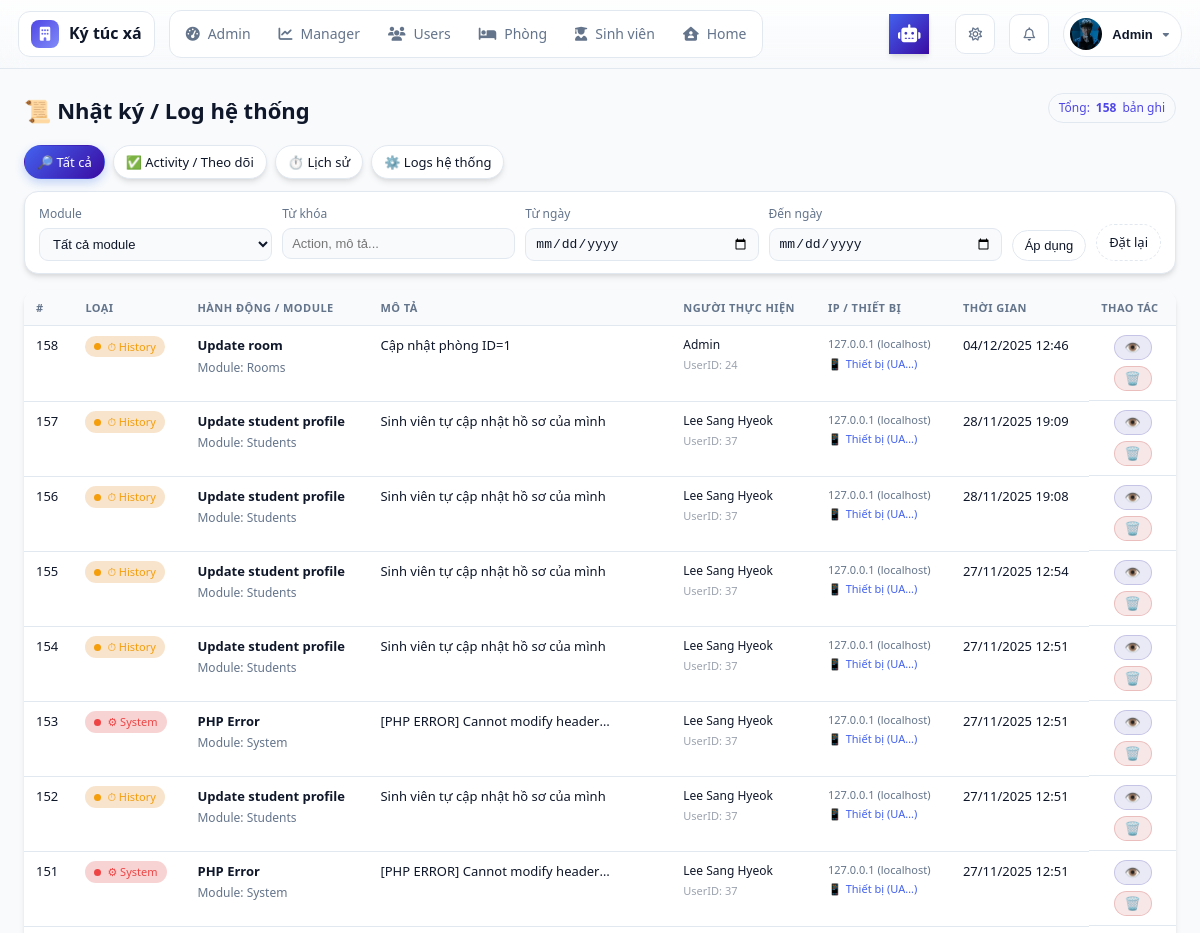
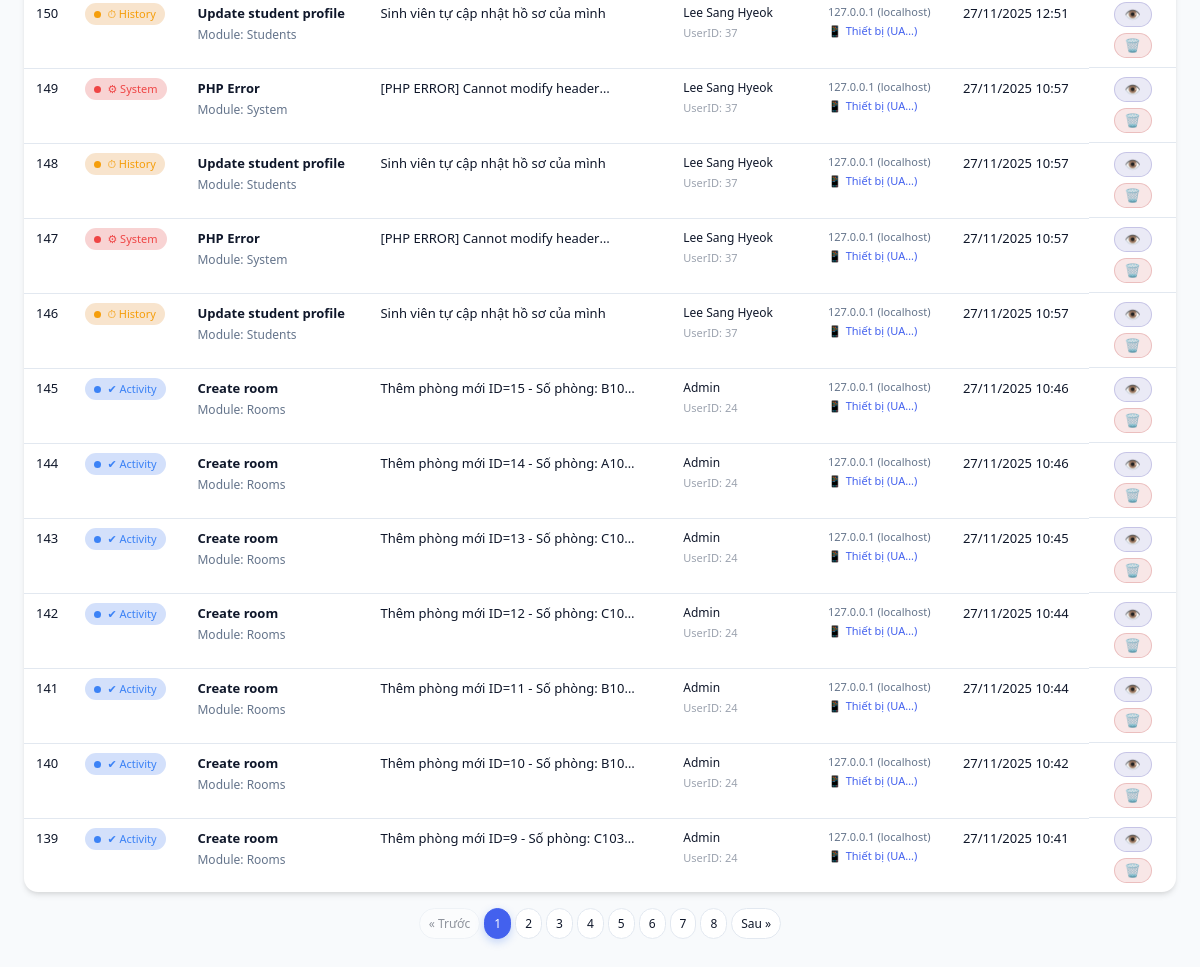
/modules/admin/log.php (signed in), run on the app's committed database (2 pictures, top to bottom).
### tables this page shows
CREATE TABLE IF NOT EXISTS `students` (
  `StudentID` int NOT NULL AUTO_INCREMENT,
  `UserID` int DEFAULT NULL,
  `StudentCode` varchar(20) NOT NULL,
  `FullName` varchar(100) NOT NULL,
  `Email` varchar(100) DEFAULT NULL,
  `Gender` enum('Nam','Nữ','Khác') NOT NULL,
  `BirthDate` date DEFAULT NULL,
  `CitizenID` varchar(20) DEFAULT NULL,
  `Hometown` varchar(100) DEFAULT NULL,
  `Address` varchar(255) DEFAULT NULL,
  `Phone` varchar(15) DEFAULT NULL,
  `ClassName` varchar(100) DEFAULT NULL,
  `CourseYear` varchar(9) DEFAULT NULL,
  `Avatar` varchar(255) DEFAULT NULL,
  `EmergencyContact` varchar(255) DEFAULT NULL,
  `CheckInDate` date DEFAULT NULL,
  `CheckOutDate` date DEFAULT NULL,
  `IsInDorm` tinyint(1) DEFAULT '1',
  `CreatedAt` datetime DEFAULT CURRENT_TIMESTAMP,
  `UpdatedAt` datetime DEFAULT CURRENT_TIMESTAMP ON UPDATE CURRENT_TIMESTAMP,
  `FacultyID` int DEFAULT NULL,
  PRIMARY KEY (`StudentID`),
  UNIQUE KEY `StudentCode` (`StudentCode`),
  UNIQUE KEY `UserID` (`UserID`),
  KEY `fk_faculty` (`FacultyID`),
  CONSTRAINT `fk_faculty` FOREIGN KEY (`FacultyID`) REFERENCES `faculties` (`FacultyID`) ON DELETE SET NULL ON UPDATE CASCADE,
  CONSTRAINT `students_ibfk_1` FOREIGN KEY (`UserID`) REFERENCES `users` (`UserID`)
);

CREATE TABLE IF NOT EXISTS `systemlogs` (
  `LogID` int NOT NULL AUTO_INCREMENT,
  `UserID` int DEFAULT NULL,
  `Action` varchar(100) NOT NULL,
  `Module` varchar(100) DEFAULT NULL,
  `Description` text,
  `LogType` enum('activity','history','system') DEFAULT 'activity',
  `IPAddress` varchar(45) DEFAULT NULL,
  `UserAgent` varchar(255) DEFAULT NULL,
  `CreatedAt` datetime NOT NULL DEFAULT CURRENT_TIMESTAMP,
  PRIMARY KEY (`LogID`),
  KEY `idx_user` (`UserID`),
  KEY `idx_type_created` (`LogType`,`CreatedAt`),
  CONSTRAINT `fk_systemlogs_user` FOREIGN KEY (`UserID`) REFERENCES `users` (`UserID`) ON DELETE SET NULL
);

CREATE TABLE IF NOT EXISTS `users` (
  `UserID` int NOT NULL AUTO_INCREMENT,
  `Username` varchar(50) NOT NULL,
  `PasswordHash` varchar(255) NOT NULL,
  `FullName` varchar(100) DEFAULT NULL,
  `Email` varchar(100) DEFAULT NULL,
  `Phone` varchar(15) DEFAULT NULL,
  `Role` enum('Admin','Manager','Student') NOT NULL DEFAULT 'Student',
  `CreatedAt` datetime DEFAULT CURRENT_TIMESTAMP,
  `IsActive` tinyint(1) NOT NULL DEFAULT '1',
  PRIMARY KEY (`UserID`),
  UNIQUE KEY `Username` (`Username`)
);

### modules/admin/log.php (the view, shortened to what this page needs)
<?php
require_once __DIR__ . '/../../db_connect.php';
require_once __DIR__ . '/../../includes/admin_header.php';
$conn->set_charset('utf8mb4');
$logType  = $_GET['log_type']  ?? '';
$q        = trim($_GET['q']    ?? '');
$dateFrom = $_GET['date_from'] ?? '';
$dateTo   = $_GET['date_to']   ?? '';
$page     = max(1, (int)($_GET['page'] ?? 1));
$perPage  = 20;
$offset   = ($page - 1) * $perPage;
$where  = [];
$params = [];
$types  = "";
$whereSql = $where ? ("WHERE " . implode(" AND ", $where)) : "";
$countSql = "SELECT COUNT(*) AS Total FROM SystemLogs l $whereSql";
$stmt = $conn->prepare($countSql);
$stmt->execute();
$total = (int)$stmt->get_result()->fetch_assoc()['Total'];
$totalPages = max(1, (int)ceil($total / $perPage));
$listSql = "
    SELECT
        l.LogID,
        l.UserID,
        l.Action,
        l.Module,
        l.Description,
        l.LogType,
        l.IPAddress,
        l.UserAgent,
        l.CreatedAt,
        u.Username,
        u.FullName
    FROM SystemLogs l
    LEFT JOIN Users u ON l.UserID = u.UserID
    $whereSql
    ORDER BY l.LogID DESC
    LIMIT ? OFFSET ?
";
$stmt = $conn->prepare($listSql);
$paramsWithLimit = $params;
$typesWithLimit  = $types . "ii";
$paramsWithLimit[] = $perPage;
$paramsWithLimit[] = $offset;
$stmt->bind_param($typesWithLimit, ...$paramsWithLimit);
$stmt->execute();
$result = $stmt->get_result();
?>
<!DOCTYPE html>
<html lang="vi">
<head>
    <link rel="stylesheet" href="/assets/css/admin/admin_dashboard.css">
    <link rel="stylesheet" href="/assets/css/admin/admin_users.css">
    <link rel="stylesheet" href="/assets/css/admin/log.css">
</head>
<body>
    <div class="log-page">
        <div class="log-header">
            <h1>📜 Nhật ký / Log hệ thống</h1>
            <div>
                <span class="log-summary-chip">
                    Tổng: <strong><?= $total ?></strong> bản ghi
                </span>
            </div>
        </div>
        <div class="log-tabs">
            <?php
            function logTabUrl(string $typeVal = ''): string
            {
                $params = $_GET;
                if ($typeVal === '') unset($params['log_type']);
                else $params['log_type'] = $typeVal;
                return '?' . http_build_query($params);
            }
            ?>
            <a href="<?= logTabUrl('') ?>" class="log-tab <?= $logType === '' ? 'active' : '' ?>">
                🔎 Tất cả
            </a>
            <a href="<?= logTabUrl('activity') ?>" class="log-tab <?= $logType === 'activity' ? 'active' : '' ?>">
                ✅ Activity / Theo dõi
            </a>
            <a href="<?= logTabUrl('history') ?>" class="log-tab <?= $logType === 'history' ? 'active' : '' ?>">
                ⏱️ Lịch sử
            </a>
            <a href="<?= logTabUrl('system') ?>" class="log-tab <?= $logType === 'system' ? 'active' : '' ?>">
                ⚙️ Logs hệ thống
            </a>
        </div>
        <form method="get" class="log-filters">
            <div class="field">
                <label>Module</label>
                <select name="module" onchange="this.form.submit()">
                    <option value="">Tất cả module</option>
                </select>
            </div>
            <div class="field">
                <label>Từ khóa</label>
                <input type="text" name="q" placeholder="Action, mô tả..."
                    value="<?= htmlspecialchars($q) ?>">
            </div>
            <div class="field">
                <label>Từ ngày</label>
                <input type="date" name="date_from" value="<?= htmlspecialchars($dateFrom) ?>">
            </div>
            <div class="field">
                <label>Đến ngày</label>
                <input type="date" name="date_to" value="<?= htmlspecialchars($dateTo) ?>">
            </div>
            <button type="submit" class="btn-reset">
                Áp dụng
            </button>
            <a href="log.php" class="btn-reset" style="border-style:dashed;">
                Đặt lại
            </a>
        </form>
        <table class="log-table">
            <thead>
                <tr>
                    <th>#</th>
                    <th>Loại</th>
                    <th>Hành động / Module</th>
                    <th>Mô tả</th>
                    <th>Người thực hiện</th>
                    <th>IP / Thiết bị</th>
                    <th>Thời gian</th>
                    <th>Thao tác</th>
                </tr>
            </thead>
            <tbody>
                <?php if ($result && $result->num_rows > 0): ?>
                    <?php while ($row = $result->fetch_assoc()): ?>
                        <?php
                        $typeClass = $row['LogType'] ?? 'activity';
                        $displayName = $row['FullName'] ?: $row['Username'];
                        $rawIp = $row['IPAddress'] ?? '';
                        if ($rawIp === '::1') {
                            $ipDisplay = '127.0.0.1 (localhost)';
                        } elseif (empty($rawIp)) {
                            $ipDisplay = '-';
                        } else {
                            $ipDisplay = $rawIp;
                        }
                        $ua = $row['UserAgent'] ?? '';
                        ?>
                        <tr>
                            <td><?= (int)$row['LogID'] ?></td>
                            <td>
                                <span class="badge-type <?= htmlspecialchars($typeClass) ?>">
                                    <?php if ($typeClass === 'activity'): ?>
                                        ✔ Activity
                                    <?php elseif ($typeClass === 'history'): ?>
                                        ⏱ History
                                    <?php else: ?>
                                        ⚙ System
                                    <?php endif; ?>
                                </span>
                            </td>
                            <td>
                                <div class="log-action"><?= htmlspecialchars($row['Action']) ?></div>
                                <div class="log-module">Module: <?= htmlspecialchars($row['Module']) ?></div>
                            </td>
                            <td>
                                <div class="log-description">
                                    <?= nl2br(htmlspecialchars($row['Description'])) ?>
                                </div>
                            </td>
                            <td class="log-user">
                                <?= htmlspecialchars($displayName) ?>
                                <?php if ($row['UserID']): ?>
                                    <div style="font-size:11px;color:#9ca3af;">UserID: <?= (int)$row['UserID'] ?></div>
                                <?php endif; ?>
                            </td>
                            <td>
                                <div class="log-ip"><?= htmlspecialchars($ipDisplay) ?></div>
                                <?php if (!empty($ua)): ?>
                                    <div class="log-ip ua-chip" title="<?= htmlspecialchars($ua) ?>">
                                        Thiết bị (UA…)
                                    </div>
                                <?php endif; ?>
                            </td>
                            <td><?= date('d/m/Y H:i', strtotime($row['CreatedAt'])) ?></td>
                            <td class="log-actions">
                                <a href="log_view.php?id=<?= (int)$row['LogID'] ?>"
                                    class="log-btn log-btn-view">
                                </a>
                                <form action="log_delete.php" method="post"
                                    onsubmit="return confirm('Xóa log #<?= (int)$row['LogID'] ?>? Hành động này không thể hoàn tác.');">
                                    <button type="submit" class="log-btn log-btn-delete">
                                    </button>
                                </form>
                            </td>
                        </tr>
                    <?php endwhile; ?>
                <?php else: ?>
                    <tr>
                        <td colspan="8" class="empty-row">Chưa có bản ghi log nào phù hợp.</td>
                    </tr>
                <?php endif; ?>
            </tbody>
        </table>
        <div class="pagination">
            <?php
            $queryBase = $_GET;
            ?>
            <?php if ($page > 1): ?>
                <?php $queryBase['page'] = $page - 1; ?>
                <a href="?<?= http_build_query($queryBase) ?>">« Trước</a>
            <?php else: ?>
                <a class="disabled">« Trước</a>
            <?php endif; ?>
            <?php for ($i = 1; $i <= $totalPages; $i++): ?>
                <?php $queryBase['page'] = $i; ?>
                <a href="?<?= http_build_query($queryBase) ?>" class="<?= $i === $page ? 'active' : '' ?>"><?= $i ?></a>
            <?php endfor; ?>
            <?php if ($page < $totalPages): ?>
                <?php $queryBase['page'] = $page + 1; ?>
                <a href="?<?= http_build_query($queryBase) ?>">Sau »</a>
            <?php else: ?>
                <a class="disabled">Sau »</a>
            <?php endif; ?>
        </div>
    </div>
</body>
</html>

### includes/admin_header.php (shortened to what this page needs)
<?php
require_once __DIR__ . "/error_handler.php";
$userName = $_SESSION['FullName'] ?? 'Quản trị viên';
$userAvatar = $_SESSION['Avatar'] ?? null;
$userRole = $_SESSION['Role'] ?? 'Staff';
$base = '/';
if (!$userAvatar && isset($_SESSION['UserID']) && isset($conn) && $conn instanceof mysqli) {
    try {
        $userId = (int)$_SESSION['UserID'];
        $stmt = $conn->prepare("SELECT Avatar FROM Students WHERE UserID = ? LIMIT 1");
        if ($stmt) {
            $stmt->bind_param("i", $userId);
            $stmt->execute();
            $res = $stmt->get_result();
            if ($row = $res->fetch_assoc()) {
                $userAvatar = $row['Avatar'];
            }
        }
    } catch (Exception $e) {
    }
}
$avatarPath = $base . 'assets/img/avatars/user.png';
if ($userAvatar && !empty($userAvatar)) {
    if (preg_match('/^https?:\/\//', $userAvatar)) {
        $avatarPath = $userAvatar;
    } else {
        $avatarPath = $base . ltrim($userAvatar, '/');
    }
}
?>
<!DOCTYPE html>
<html lang="vi">
<head>
    <link rel="stylesheet" href="https://cdnjs.cloudflare.com/ajax/libs/font-awesome/6.5.0/css/all.min.css" />
    <link rel="stylesheet" href="<?= $base ?>assets/css/global.css" />
    <link rel="stylesheet" href="<?= $base ?>assets/css/admin/admin_header.css" />
    <link rel="stylesheet" href="<?= $base ?>assets/css/admin/chat_ai_widget.css" />
</head>
<body class="theme-auto" data-base="<?= $base ?>">
    <header class="admin-header">
        <div class="left">
            <a href="<?= $base ?>modules/staff/dashboard.php" class="logo">
                <i class="fas fa-building"></i>
                <span>Ký túc xá</span>
            </a>
            <nav class="admin-nav">
                <?php if ($userRole !== 'Manager'): ?>
                    <a href="<?= $base ?>modules/admin/dashboard.php" data-path="modules/admin/dashboard.php">
                        <i class="fas fa-gauge-high"></i>
                        <span>Admin</span>
                    </a>
                <?php endif; ?>
                <a href="<?= $base ?>modules/staff/dashboard.php" data-path="modules/staff/dashboard.php">
                    <i class="fas fa-chart-line"></i>
                    <span>Manager</span>
                </a>
                <?php if ($userRole !== 'Manager'): ?>
                    <a href="<?= $base ?>modules/staff/users/users.php" data-path="modules/staff/users/users.php">
                        <i class="fas fa-users"></i>
                        <span>Users</span>
                    </a>
                <?php endif; ?>
                <a href="<?= $base ?>modules/staff/rooms/rooms.php" data-path="modules/staff/rooms/rooms.php">
                    <i class="fas fa-bed"></i>
                    <span>Phòng</span>
                </a>
                <a href="<?= $base ?>modules/staff/students/student_list.php" data-path="modules/staff/students/student_list.php">
                     <i class="fas fa-user-graduate"></i>
                     <span>Sinh viên</span>
                </a>
                <a href="<?= $base ?>index.php" data-path="index.php">
                    <i class="fas fa-house-user"></i>
                    <span>Home</span>
                </a>
            </nav>
        </div>
        <div class="right">
            <?php if ($userRole === 'Admin'): ?>
                <div id="adminChatAiToggle" class="chat-ai-toggle" title="Trợ lý Admin">
                    <i class="fas fa-robot"></i>
                </div>
            <?php endif; ?>
            <button class="theme-toggle" aria-label="Chế độ tối/sáng">
                <i class="fa-regular fa-sun"></i>
            </button>
            <div class="notify">
                <button class="notify-btn" aria-label="Thông báo">
                    <i class="fa-regular fa-bell"></i>
                </button>
            </div>
            <div class="admin-profile">
                <button class="profile-btn" aria-haspopup="true" aria-expanded="false">
                    <img src="<?= htmlspecialchars($avatarPath) ?>" alt="Avatar" onerror="this.src='<?= $base ?>assets/img/avatars/user.png'">
                    <span class="name"><?= htmlspecialchars($userName) ?></span>
                    <i class="fas fa-caret-down caret"></i>
                </button>
            </div>
        </div>
    </header>
    <main style="min-height: 80vh;">

### data on the page
students: Avatar (picture)
systemlogs: LogID "158", LogType "⏱ History", Action "Update room", Module "Rooms", Description "Cập nhật phòng ID=1", UserID.FullName "Admin", UserID "24", IPAddress "127.0.0.1 (localhost)", CreatedAt "04/12/2025 12:46"
systemlogs: LogID "157", LogType "⏱ History", Action "Update student profile", Module "Students", Description "Sinh viên tự cập nhật hồ sơ của mình", UserID.FullName "Lee Sang Hyeok", UserID "37", IPAddress "127.0.0.1 (localhost)", CreatedAt "28/11/2025 19:09"
systemlogs: LogID "156", LogType "⏱ History", Action "Update student profile", Module "Students", Description "Sinh viên tự cập nhật hồ sơ của mình", UserID.FullName "Lee Sang Hyeok", UserID "37", IPAddress "127.0.0.1 (localhost)", CreatedAt "28/11/2025 19:08"
systemlogs: LogID "155", LogType "⏱ History", Action "Update student profile", Module "Students", Description "Sinh viên tự cập nhật hồ sơ của mình", UserID.FullName "Lee Sang Hyeok", UserID "37", IPAddress "127.0.0.1 (localhost)", CreatedAt "27/11/2025 12:54"
systemlogs: LogID "154", LogType "⏱ History", Action "Update student profile", Module "Students", Description "Sinh viên tự cập nhật hồ sơ của mình", UserID.FullName "Lee Sang Hyeok", UserID "37", IPAddress "127.0.0.1 (localhost)", CreatedAt "27/11/2025 12:51"
systemlogs: LogID "153", LogType "⚙ System", Action "PHP Error", Module "System", Description "[PHP ERROR] Cannot modify…", UserID.FullName "Lee Sang Hyeok", UserID "37", IPAddress "127.0.0.1 (localhost)", CreatedAt "27/11/2025 12:51"
systemlogs: LogID "152", LogType "⏱ History", Action "Update student profile", Module "Students", Description "Sinh viên tự cập nhật hồ sơ của mình", UserID.FullName "Lee Sang Hyeok", UserID "37", IPAddress "127.0.0.1 (localhost)", CreatedAt "27/11/2025 12:51"
systemlogs: LogID "151", LogType "⚙ System", Action "PHP Error", Module "System", Description "[PHP ERROR] Cannot modify…", UserID.FullName "Lee Sang Hyeok", UserID "37", IPAddress "127.0.0.1 (localhost)", CreatedAt "27/11/2025 12:51"
systemlogs: LogID "150", LogType "⏱ History", Action "Update student profile", Module "Students", Description "Sinh viên tự cập nhật hồ sơ của mình", UserID.FullName "Lee Sang Hyeok", UserID "37", IPAddress "127.0.0.1 (localhost)", CreatedAt "27/11/2025 12:51"
systemlogs: LogID "149", LogType "⚙ System", Action "PHP Error", Module "System", Description "[PHP ERROR] Cannot modify…", UserID.FullName "Lee Sang Hyeok", UserID "37", IPAddress "127.0.0.1 (localhost)", CreatedAt "27/11/2025 10:57"
systemlogs: LogID "148", LogType "⏱ History", Action "Update student profile", Module "Students", Description "Sinh viên tự cập nhật hồ sơ của mình", UserID.FullName "Lee Sang Hyeok", UserID "37", IPAddress "127.0.0.1 (localhost)", CreatedAt "27/11/2025 10:57"
systemlogs: LogID "147", LogType "⚙ System", Action "PHP Error", Module "System", Description "[PHP ERROR] Cannot modify…", UserID.FullName "Lee Sang Hyeok", UserID "37", IPAddress "127.0.0.1 (localhost)", CreatedAt "27/11/2025 10:57"
systemlogs: LogID "146", LogType "⏱ History", Action "Update student profile", Module "Students", Description "Sinh viên tự cập nhật hồ sơ của mình", UserID.FullName "Lee Sang Hyeok", UserID "37", IPAddress "127.0.0.1 (localhost)", CreatedAt "27/11/2025 10:57"
systemlogs: LogID "145", LogType "✔ Activity", Action "Create room", Module "Rooms", Description "Thêm phòng mới ID=15 - Số phòng:…", UserID.FullName "Admin", UserID "24", IPAddress "127.0.0.1 (localhost)", CreatedAt "27/11/2025 10:46"
systemlogs: LogID "144", LogType "✔ Activity", Action "Create room", Module "Rooms", Description "Thêm phòng mới ID=14 - Số phòng:…", UserID.FullName "Admin", UserID "24", IPAddress "127.0.0.1 (localhost)", CreatedAt "27/11/2025 10:46"
systemlogs: LogID "143", LogType "✔ Activity", Action "Create room", Module "Rooms", Description "Thêm phòng mới ID=13 - Số phòng:…", UserID.FullName "Admin", UserID "24", IPAddress "127.0.0.1 (localhost)", CreatedAt "27/11/2025 10:45"
systemlogs: LogID "142", LogType "✔ Activity", Action "Create room", Module "Rooms", Description "Thêm phòng mới ID=12 - Số phòng:…", UserID.FullName "Admin", UserID "24", IPAddress "127.0.0.1 (localhost)", CreatedAt "27/11/2025 10:44"
systemlogs: LogID "141", LogType "✔ Activity", Action "Create room", Module "Rooms", Description "Thêm phòng mới ID=11 - Số phòng:…", UserID.FullName "Admin", UserID "24", IPAddress "127.0.0.1 (localhost)", CreatedAt "27/11/2025 10:44"
systemlogs: LogID "140", LogType "✔ Activity", Action "Create room", Module "Rooms", Description "Thêm phòng mới ID=10 - Số phòng:…", UserID.FullName "Admin", UserID "24", IPAddress "127.0.0.1 (localhost)", CreatedAt "27/11/2025 10:42"
systemlogs: LogID "139", LogType "✔ Activity", Action "Create room", Module "Rooms", Description "Thêm phòng mới ID=9 - Số phòng:…", UserID.FullName "Admin", UserID "24", IPAddress "127.0.0.1 (localhost)", CreatedAt "27/11/2025 10:41"

### other printed values
$userName "Admin"
$total "158"
